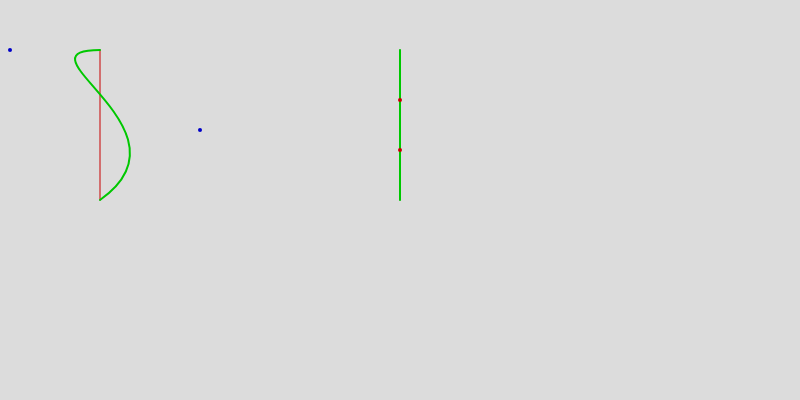
Frame 1 (no input)
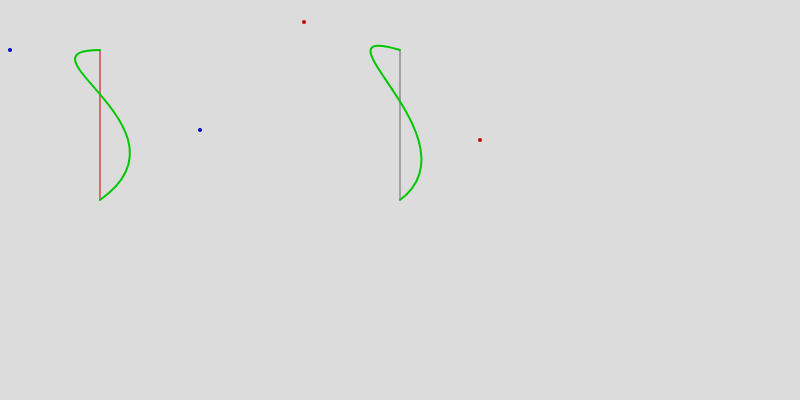
Frame 60 (no input)
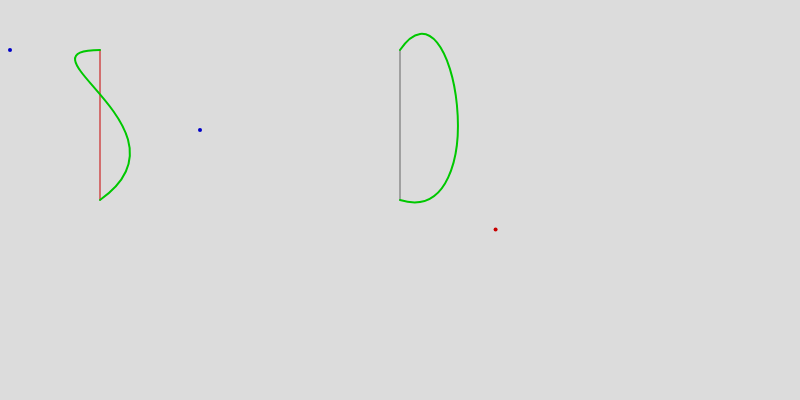
Frame 120 (the mouse pressed at the canvas centre since frame 60)

The p5.js sketch that drew these frames (run headless with seeded random() and noise() and a simulated clock; from frame 60 on, the mouse is pressed at the canvas centre):

// p5.js sketch
// ── sketch.js

function setup() {
    createCanvas(800, 400);

    v1 = createVector(0, 100);
    v2 = createVector(0, -100);
}

function drawDebugBezier(p1, p2, c1, c2) {
    // Draw the Reference line
    strokeWeight(1);
    stroke(100);
    line(p1.x, p1.y, p2.x, p2.y);


    strokeWeight(2);
    stroke(0, 200, 0);
    bezier(p1.x, p1.y, c1.x, c1.y, c2.x, c2.y, p2.x, p2.y);

    // Draw the control point
    strokeWeight(4);
    stroke(200, 0, 0);
    point(c1.x, c1.y);
    point(c2.x, c2.y);
}

function draw() {
    background(220);

    noFill();
    p1 = {}, p2 = {}, c1 = {}, c2 = {};
    p1.x = 100;
    p1.y = 50;
    p2.x = 100;
    p2.y = 200;

    // Draw the Reference line
    strokeWeight(1);
    stroke(200, 0, 0);
    line(p1.x, p1.y, p2.x, p2.y);

    // Draw the Curver 
    c1.x = 10; c1.y = 50;
    c2.x = 200; c2.y = 130;

    strokeWeight(2);
    stroke(0, 200, 0);
    bezier(p1.x, p1.y, c1.x, c1.y, c2.x, c2.y, p2.x, p2.y);

    // Draw the control point
    strokeWeight(4);
    stroke(0, 0, 200);
    point(c1.x, c1.y);
    point(c2.x, c2.y);

    //drawDebugBezier
    
    p1 = createVector(400, 50);
    p2 = createVector(400, 200);
    c1 = p5.Vector.add(p1, v1);
    c2 = p5.Vector.add(p2, v2);

    drawDebugBezier(p1, p2, c1, c2);
    v1.rotate(PI * 0.01);
    v2.rotate(PI * 0.005);
}
